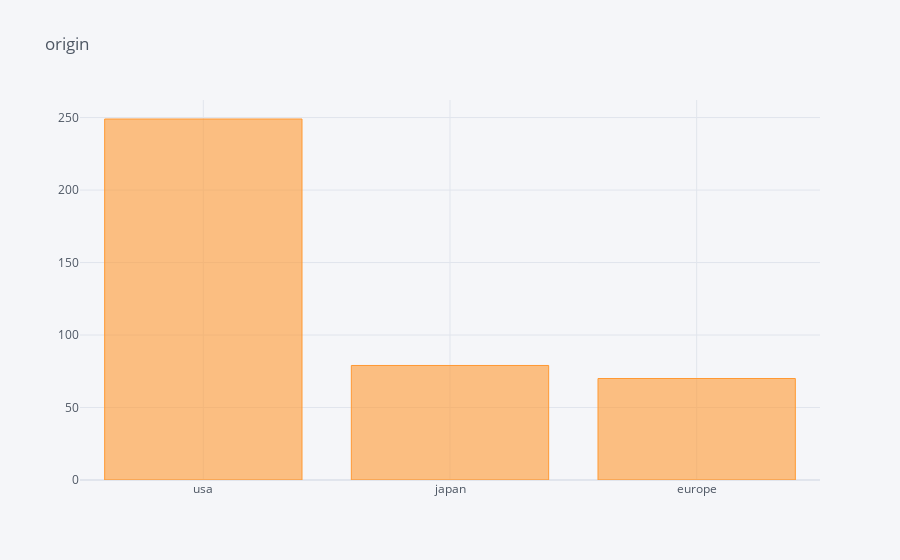

The cell this chart's notebook holds for it:
### Code cell
df["origin"].value_counts().iplot(kind="bar", title="origin")

### Figure 1 — Plotly figure (JSON) as saved in the notebook; plotly's stock layout.template omitted (floating-point values rounded to 4 significant figures)
{"data": [{"marker": {"color": "rgba(255, 153, 51, 0.6)", "line": {"color": "rgba(255, 153, 51, 1.0)", "width": 1}}, "name": "origin", "orientation": "v", "text": "", "type": "bar", "x": ["usa", "japan", "europe"], "y": [249, 79, 70]}], "layout": {"legend": {"bgcolor": "#F5F6F9", "font": {"color": "#4D5663"}}, "paper_bgcolor": "#F5F6F9", "plot_bgcolor": "#F5F6F9", "title": {"font": {"color": "#4D5663"}, "text": "origin"}, "xaxis": {"gridcolor": "#E1E5ED", "showgrid": true, "tickfont": {"color": "#4D5663"}, "title": {"font": {"color": "#4D5663"}, "text": ""}, "zerolinecolor": "#E1E5ED"}, "yaxis": {"gridcolor": "#E1E5ED", "showgrid": true, "tickfont": {"color": "#4D5663"}, "title": {"font": {"color": "#4D5663"}, "text": ""}, "zerolinecolor": "#E1E5ED"}}}
